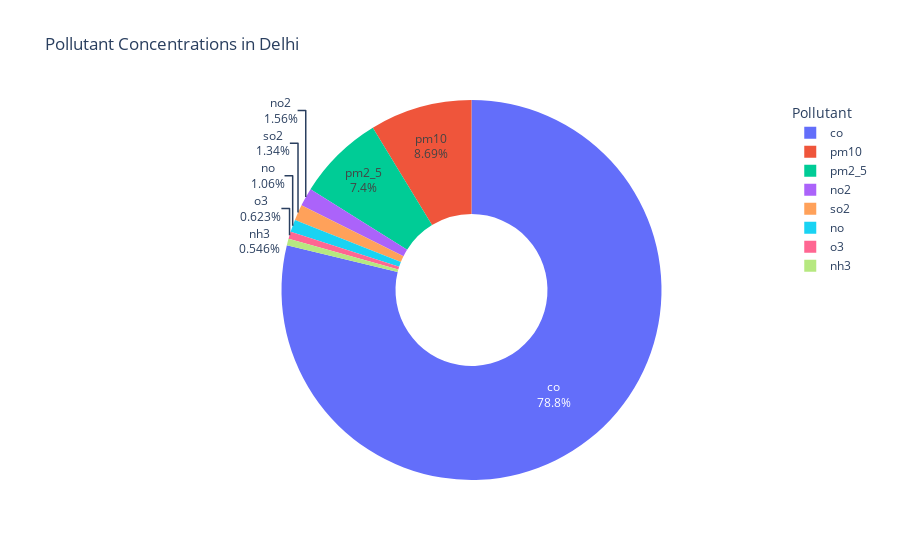

Source (notebook cell):
### Code cell
# Define pollutants and their colors
pollutants = ["co", "no", "no2", "o3", "so2", "pm2_5", "pm10", "nh3"]
pollutant_colors = px.colors.qualitative.Plotly

# Calculate the sum of pollutant concentrations
total_concentrations = df[pollutants].sum()

# Create a DataFrame for the concentrations
concentration_df = pd.DataFrame({
    "Pollutant": pollutants,
    "Concentration": total_concentrations
})

# Create a donut plot for pollutant concentrations
fig = px.pie(concentration_df, names="Pollutant", values="Concentration",
             title="Pollutant Concentrations in Delhi",
             hole=0.4, color_discrete_sequence=pollutant_colors)

# Update layout for the donut plot
fig.update_traces(textinfo="percent+label")
fig.update_layout(legend_title="Pollutant")

# Show the donut plot
fig.show()

### Figure 1 — Plotly figure (JSON) as saved in the notebook; plotly's stock layout.template omitted (floating-point values rounded to 4 significant figures)
{"data": [{"domain": {"x": [0, 1], "y": [0, 1]}, "hole": 0.4, "hovertemplate": "Pollutant=%{label}<br>Concentration=%{value}<extra></extra>", "labels": ["co", "no", "no2", "o3", "so2", "pm2_5", "pm10", "nh3"], "legendgroup": "", "name": "", "showlegend": true, "textinfo": "percent+label", "type": "pie", "values": [2140000.0, 28710.0, 42240.0, 16910.0, 36270.0, 201000.0, 236200.0, 14820.0]}], "layout": {"autosize": true, "legend": {"title": {"text": "Pollutant"}, "tracegroupgap": 0}, "piecolorway": ["#636EFA", "#EF553B", "#00CC96", "#AB63FA", "#FFA15A", "#19D3F3", "#FF6692", "#B6E880", "#FF97FF", "#FECB52"], "title": {"text": "Pollutant Concentrations in Delhi"}}}
